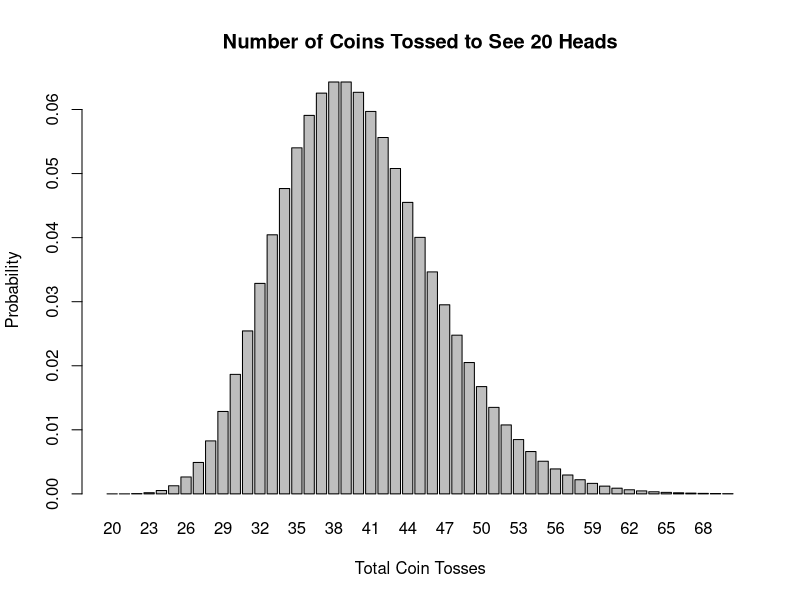
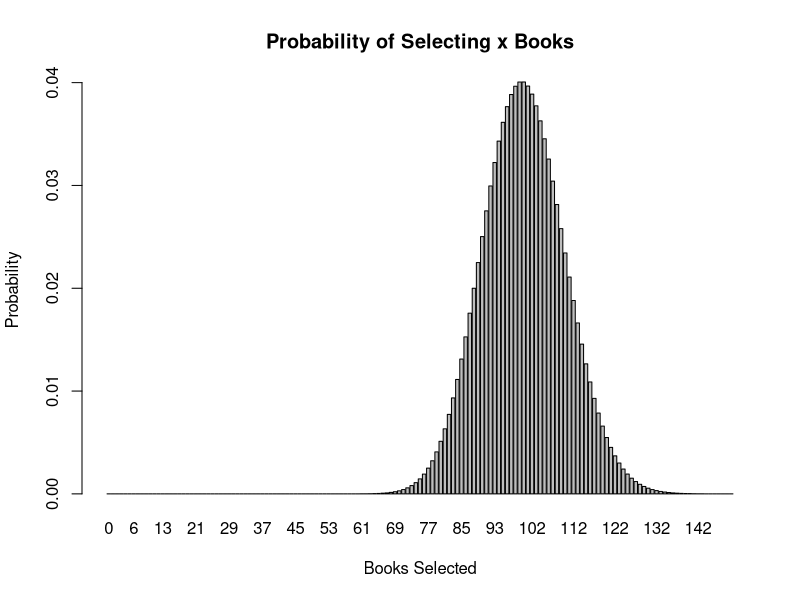
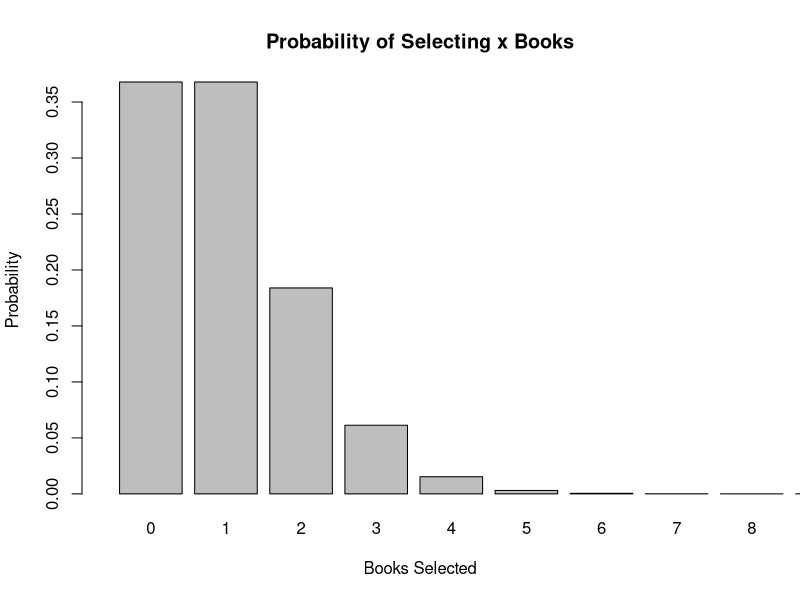

Source code (R) for these figures, in order:
#Problem 3

#a
k = 0:50 + 20

coind <- dnbinom(0:50, 20, 0.5 )

dev.new(width=10,height=6,noRStudioGD = TRUE)
barplot(coind ~ k, ylab = 'Probability', xlab = 'Total Coin Tosses',
        main = 'Number of Coins Tossed to See 20 Heads')


#b
sum(k * coind)


#c
sum(coind[31:51]) #Probability you toss coin more than 50 times

sum(coind[0:10]) #Probability you toss coin less than 30 times



#Problem 4

#a
booksd <- dbinom(0:150, 10000, 0.01)
k1 <- 0:150
dev.new(width=10,height=6,noRStudioGD = TRUE)
barplot(booksd ~ k1, ylab = 'Probability', xlab = 'Books Selected',
        main ='Probability of Selecting x Books')


#b
booksdp <- dpois(0:150, 1)
dev.new(width=10,height=6,noRStudioGD = TRUE)
barplot(booksdp ~ k1, ylab = 'Probability', xlab = 'Books Selected',
        main ='Probability of Selecting x Books', xlim=c(0,10))



#Problem 5

#a
dpois(7, 7) #Exactly 7 hits
ppois(6, 7) #Fewer than 7 hits
1 - ppois(6, 7) #At least 7 hits
